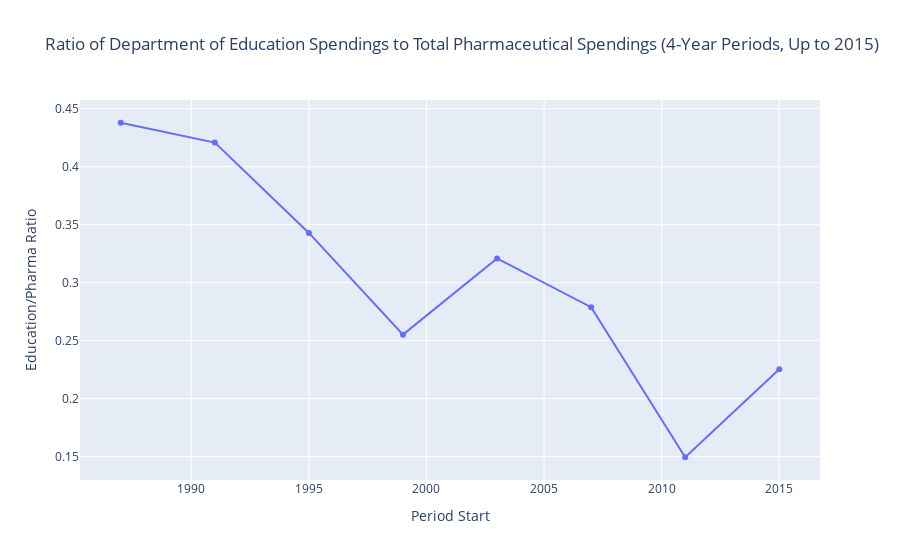

Notebook code for this chart:
### Code cell
# Plot resampled data up to year 2015 inclusive
resampled_2015 = resampled[resampled['date'].dt.year <= 2015]

px.line(resampled_2015, x='date', y='edu_vs_pharma',
              title='Ratio of Department of Education Spendings to Total Pharmaceutical Spendings (4-Year Periods, Up to 2015)',
              labels={'date': 'Period Start', 'edu_vs_pharma': 'Education/Pharma Ratio'},
              markers=True)

### Figure 1 — Plotly figure (JSON) as saved in the notebook; plotly's stock layout.template omitted (floating-point values rounded to 4 significant figures)
{"data": [{"hovertemplate": "Period Start=%{x}<br>Education/Pharma Ratio=%{y}<extra></extra>", "legendgroup": "", "line": {"color": "#636efa", "dash": "solid"}, "marker": {"symbol": "circle"}, "mode": "lines+markers", "name": "", "orientation": "v", "showlegend": false, "type": "scatter", "x": ["1987-01-01T00:00:00.000000000", "1991-01-01T00:00:00.000000000", "1995-01-01T00:00:00.000000000", "1999-01-01T00:00:00.000000000", "2003-01-01T00:00:00.000000000", "2007-01-01T00:00:00.000000000", "2011-01-01T00:00:00.000000000", "2015-01-01T00:00:00.000000000"], "xaxis": "x", "y": [0.4379, 0.4209, 0.3429, 0.2552, 0.321, 0.2789, 0.1495, 0.2253], "yaxis": "y"}], "layout": {"legend": {"tracegroupgap": 0}, "title": {"text": "Ratio of Department of Education Spendings to Total Pharmaceutical Spendings (4-Year Periods, Up to 2015)"}, "xaxis": {"anchor": "y", "domain": [0, 1], "title": {"text": "Period Start"}}, "yaxis": {"anchor": "x", "domain": [0, 1], "title": {"text": "Education/Pharma Ratio"}}}}
